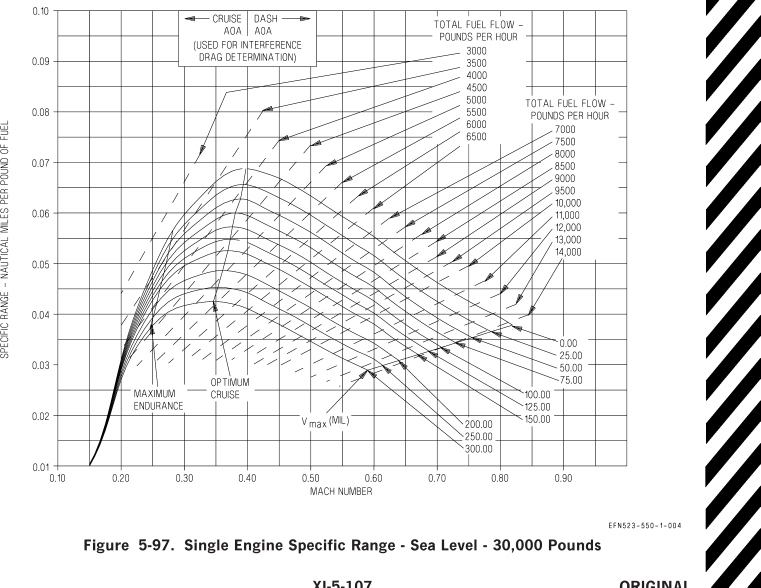
#> input picture tools/dataset_builder/Grafikler/1-0-30000lb.png, 2282 x 1762 px (shown at 1/3 size)
$ python -i synthetic_main.py   (imports and definitions only)
#> lines starting #> are read from the running program, lines starting #| are printed output that depends on the picture; after the words box and inside, x2 and y2 are one past the last pixel; in counts of white or black regions, pixels touching at a corner belong together
# synthetic_v5.py
"""
Sentez ucak grafikleri uretici - V5
Gercekci oklar icin matplotlib kullanir (orijinal kod gibi).
Ince egriler, uygun ok stilleri.
"""

# IMPORTS (Kutuphaneler)
# -----------------------------------------------------------------------------
import io                       # Bellekte dosya islemleri (resimleri diske kaydetmeden islemek icin)
import math                     # Matematiksel islemler (sinus, kosinus vb.)
import random                   # Rastgelelik (egri sekilleri, gurultu vb.)
import numpy as np              # Sayisal matris islemleri (goruntuler matris olarak tutulur)
from PIL import Image, ImageEnhance, ImageFilter # Goruntu isleme (parlaklik, kontrast)
import matplotlib.pyplot as plt # Grafik cizimi icin ana kutuphane (Plotting)
import matplotlib.patches as mpatches # Sekiller cizmek icin (oklar vb.)
from typing import Tuple, List, Optional, Dict # Tip ipuclari (kodun okunabilirligi icin)
from dataclasses import dataclass # Sinif tanimlarini kisaltmak icin
import cv2                      # OpenCV: Bilgisayarli goru ve goruntu isleme kutuphanesi


@dataclass
class ChartConfig:
    """
    Grafik olusturmak icin 'Recete' (Konfigurasyon).
    Bu sinif, cizilecek grafigin tum ozelliklerini tutar.
    """
    # 1. Eksen Araliklari (Axis Ranges):
    # Grafigin X ve Y eksenlerinin minimum ve maksimum degerleri.
    # Bu degerler, gercek ucak grafiklerinden (Performance Charts) alinmistir.
    x_min: float = 0.30
    x_max: float = 1.00
    y_min: float = 0.04
    y_max: float = 0.15

    # 2. Egri Ayarlari (Curve Settings):
    n_curves: int = 8           # Toplam egri sayisi
    curve_type: str = 'peaked'  # Egri sekli ('peaked': tepecikli, 'rising': yukselen, vb.)
    curve_lw: float = 0.6       # Cizgi kalinligi (float). Gercekci olmasi icin ince tutulur.

    # 3. Surukleme Indeksleri (Drag Indices):
    # Havacilikta her egri bir "Drag Index" degerine karsilik gelir.
    # Genellikle alttaki egri en yuksek, ustteki egri en dusuk dirence (drag) sahiptir.
    # Mevcut indeksler: [0, 25, 50, ... 300]
    drag_indices: List[int] = None

    # 4. Gorsel Elemanlar (Visual Elements):
    # Grafigi zenginlestirmek icin rastgele acilip kapanabilen ozellikler.
    add_grid: bool = True               # Arka plan izgarasi
    add_arrows: bool = True             # Egrileri gosteren oklar
    add_envelope_optimum: bool = True   # "Optimum Cruise" cizgisi
    add_envelope_endurance: bool = False # "Maximum Endurance" cizgisi
    add_vmax_line: bool = False         # "Vmax" hiz siniri cizgisi
    add_text_boxes: bool = True         # Bilgi kutucuklari (Legend vb.)
    add_fuel_labels: bool = True        # Yakit etiketleri
    add_drag_labels: bool = True        # Surukleme indeksi etiketleri

    # 5. Diversity & Realism (New):
    add_secondary_curves: bool = False  # Carpet plot (intersecting curves)
    x_scale: str = 'linear'           # 'linear' veya 'log'
    y_scale: str = 'linear'           # 'linear' veya 'log'
    marker_style: Optional[str] = None # 'o', 'x', '.', 'd' vb.
    background_type: str = 'plain'    # 'plain', 'grid', 'noisy_paper'


@dataclass(frozen=True)
class AxisDetectionResult:
    """
    Eksen Algilama Sonucu.
    Goruntu uzerindeki X ve Y eksenlerinin piksel koordinatlarini tutar.
    Bu, grafigi "okumak" (dijitallestirmek) icin gereklidir.
    """
    origin_px: tuple[float, float]       # Orijin noktasi (0,0) pikseli
    xref_px: tuple[float, float]         # X ekseninin bitis noktasi
    yref_px: tuple[float, float]         # Y ekseninin bitis noktasi
    x_axis_line: tuple[int, int, int, int] # X ekseni cizgisi (x1, y1, x2, y2)
    y_axis_line: tuple[int, int, int, int] # Y ekseni cizgisi (x1, y1, x2, y2)


@dataclass
class CurveData:
    """
    Tek bir egrinin verisi.
    Cizim yapildiktan sonra, o egrinin matematiksel verilerini saklar.
    """
    x: np.ndarray       # X koordinatlari (Numpy dizisi)
    y: np.ndarray       # Y koordinatlari (Numpy dizisi)
    drag_index: int     # Bu egrinin temsil ettigi Drag Index degeri


# [5 lines left out: function _len2, not called in this run]


def _clamp(v: int, lo: int, hi: int) -> int:
    """Bir sayiyi belirli bir aralikta (lo-hi) sinirla."""
    return lo if v < lo else hi if v > hi else v


# [777 lines left out: functions _pick_x_axis, _pick_y_axis, _extend_axes_to_intersection, compute_axes_from_config, detect_axes_from_rgb, generate_curve_shape and 3 more, not called in this run]


def add_scan_artifacts(img: np.ndarray, strength: float = 1.0, background_style: str = 'plain') -> np.ndarray:
    """
    Sentetik grafige "tarama/fotokopi" kusurlari (artifacts) ekler.
    """
#> called with strength = 1, background_style = 'plain'
    h, w = img.shape[:2]
#> h = 1762; w = 2282

    # 0. Background Styles (New):
    if background_style == 'grid':
        # Mavi veya yesil kareli kagit efekti
        grid_color = random.choice([(200, 220, 255), (210, 255, 210)]) # Acik mavi veya acik yesil
        spacing = random.randint(20, 40)
        overlay = img.copy()
        for x in range(0, w, spacing):
            cv2.line(overlay, (x, 0), (x, h), grid_color, 1)
        for y in range(0, h, spacing):
            cv2.line(overlay, (0, y), (w, y), grid_color, 1)
        img = cv2.addWeighted(overlay, 0.3, img, 0.7, 0)

    pil_img = Image.fromarray(img)

    # 1. Hafif Dondurme (Rotation):
    angle = random.uniform(-1.5, 1.5) * strength
    pil_img = pil_img.rotate(angle, fillcolor=(255, 255, 255), resample=Image.BICUBIC)
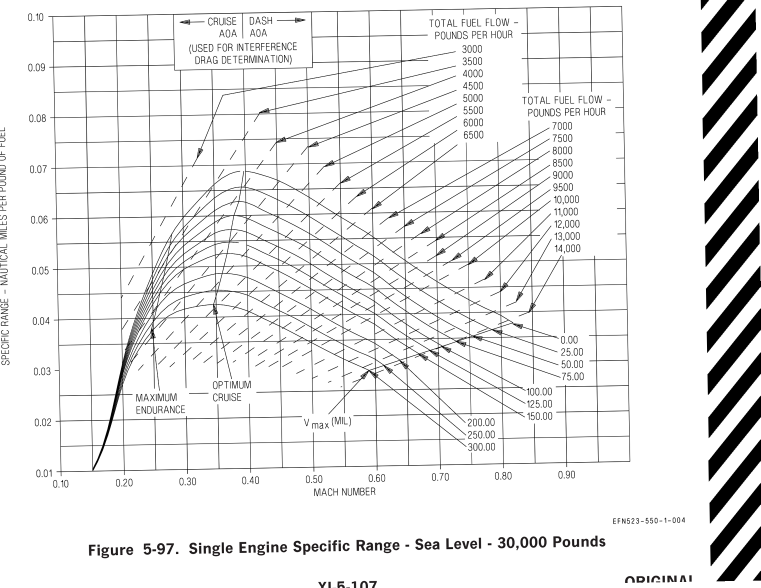
#> pil_img: PIL image 2282x1762 RGB (shown at 1/3 size); mean R, G, B 234.2, 234.2, 234.2

    # 2. Renk/Parlaklik Bozulmalari:
    pil_img = ImageEnhance.Brightness(pil_img).enhance(random.uniform(0.85, 1.15))
    pil_img = ImageEnhance.Contrast(pil_img).enhance(random.uniform(0.80, 1.30))

    # xerox effect (High contrast / thresholding)
    if random.random() < 0.3 * strength:
        arr = np.array(pil_img)
        gray = cv2.cvtColor(arr, cv2.COLOR_RGB2GRAY)
        # Adaptive thresholding for xerox look
        binary = cv2.adaptiveThreshold(gray, 255, cv2.ADAPTIVE_THRESH_GAUSSIAN_C,
                                     cv2.THRESH_BINARY, 11, 2)
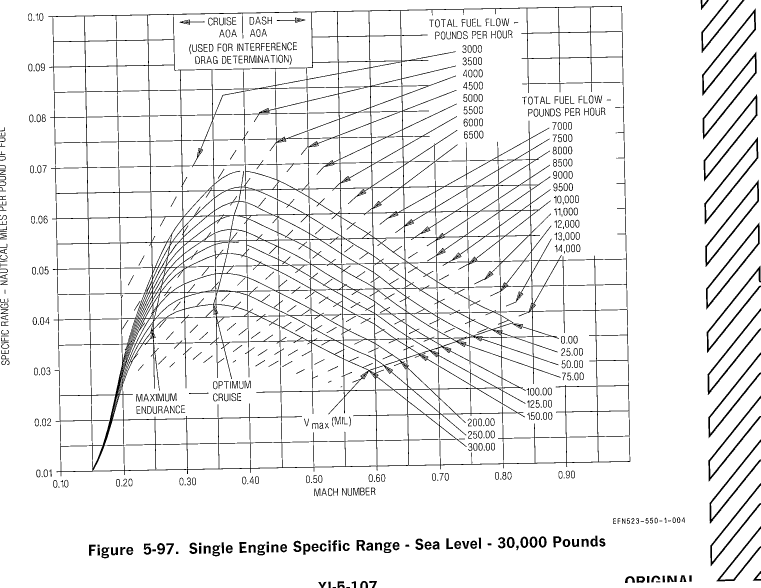
#> binary: shape (1762, 2282) (shown at 1/3 size); 93.6% white; black in thin lines or dots
        # Blend it back a bit to avoid total loss of detail
        pil_img = Image.fromarray(cv2.cvtColor(cv2.addWeighted(gray, 0.4, binary, 0.6, 0), cv2.COLOR_GRAY2RGB))
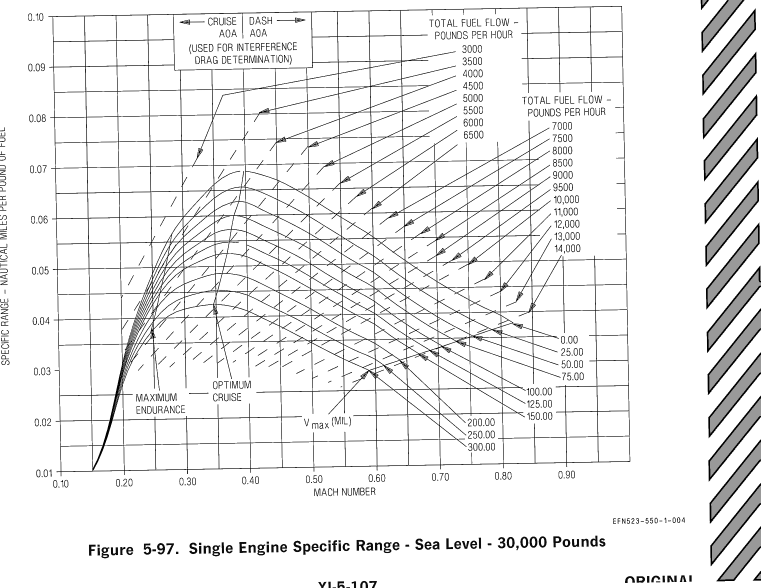
#> pil_img: PIL image 2282x1762 RGB (shown at 1/3 size); min 0, max 255, mean 237

    # 3. Piksel Gurultusu (Noise):
    arr = np.array(pil_img).astype(np.float32) / 255.0
    noise_level = 0.015 * strength
    if random.random() < 0.2: # Salt and pepper
        s_p = np.random.choice([0, 1, 0.5], size=arr.shape[:2], p=[0.01, 0.01, 0.98])
        for i in range(3): arr[:,:,i] *= s_p

    noise = np.random.normal(0, noise_level, arr.shape)
    arr = np.clip(arr + noise, 0, 1)

    # 4. JPEG Sikistirma Bozulmalari:
    buf = io.BytesIO()
    Image.fromarray((arr * 255).astype(np.uint8)).save(
        buf, format='JPEG', quality=random.randint(40, 85)
    )
    buf.seek(0)
    return np.array(Image.open(buf).convert('RGB'))


# [197 lines left out: functions make_sample, colorize_curves_from_data, generate_coco_annotation, not called in this run]


# [113 lines not run here, left out]

>>> import cv2
>>> picture = cv2.cvtColor(cv2.imread('Grafikler/1-0-30000lb.png'), cv2.COLOR_BGR2RGB)
>>> result = add_scan_artifacts(picture)

$ run again, on tools/dataset_builder/Grafikler/1-0-34000lb.png
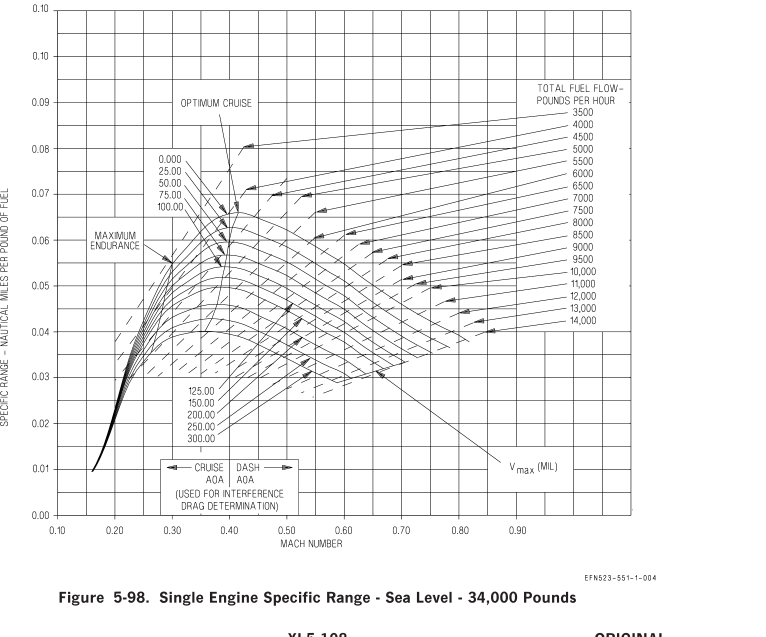
#> input picture tools/dataset_builder/Grafikler/1-0-34000lb.png, 2298 x 1909 px (shown at 1/3 size)
#> in add_scan_artifacts, `pil_img = pil_img.rotate(angle, fillcolor=(255, 255, 255), resample=Im..`:
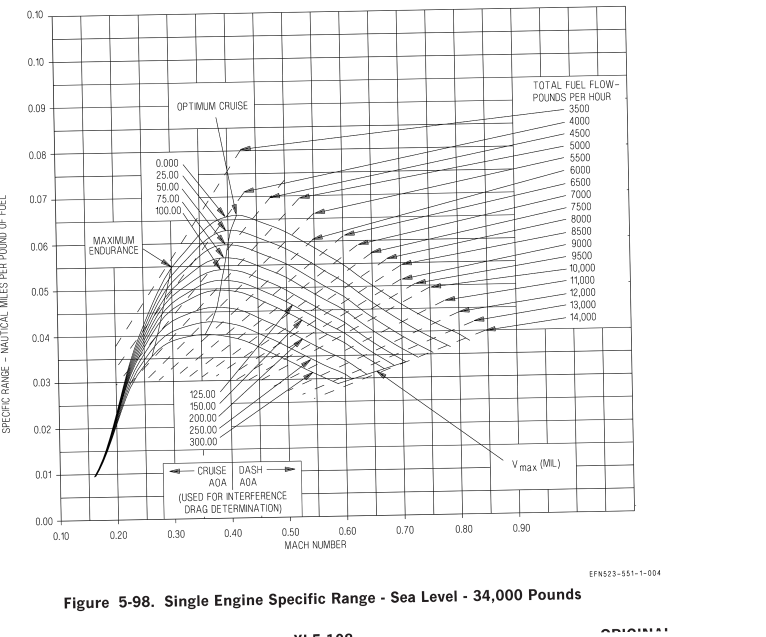
#> pil_img: PIL image 2298x1909 RGB (shown at 1/3 size); mean R, G, B 242.7, 242.6, 242.6
#> binary: shape (1909, 2298); 94.4% white; black in thin lines or dots, all inside (x1, y1, x2, y2) = (0, 18, 2002, 1909)

$ run again, on tools/dataset_builder/Grafikler/1-0-42000lb.png
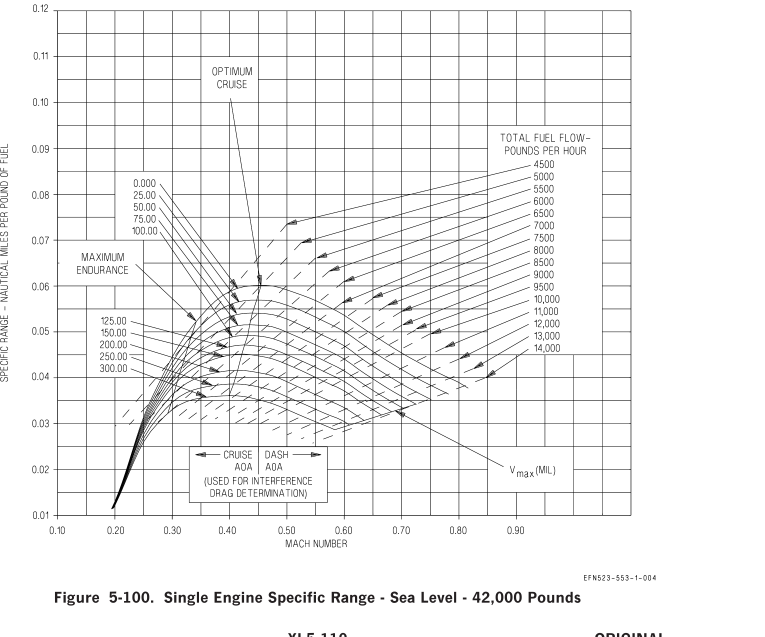
#> input picture tools/dataset_builder/Grafikler/1-0-42000lb.png, 2295 x 1909 px (shown at 1/3 size)
#> in add_scan_artifacts, `pil_img = pil_img.rotate(angle, fillcolor=(255, 255, 255), resample=Im..`:
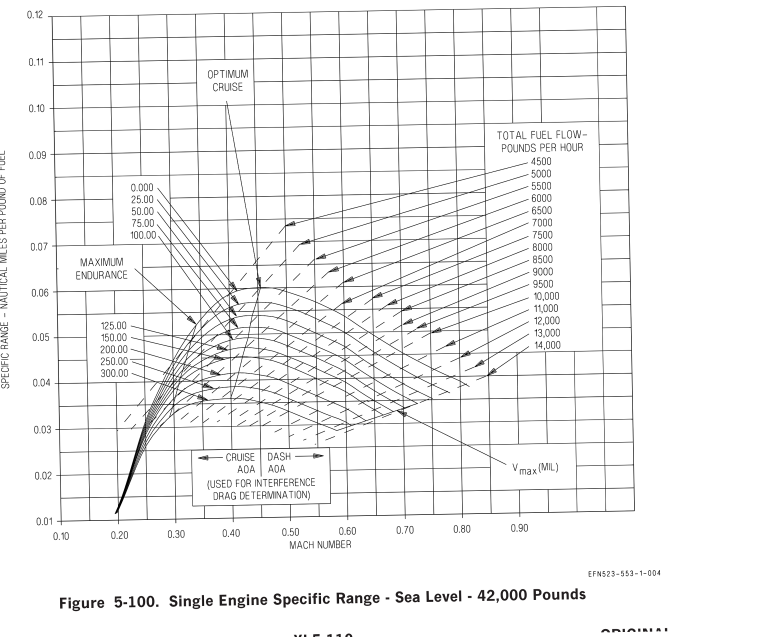
#> pil_img: PIL image 2295x1909 RGB (shown at 1/3 size); mean R, G, B 243.1, 243.1, 243.1
#> binary: shape (1909, 2295); 94.6% white; black in thin lines or dots, all inside (x1, y1, x2, y2) = (0, 18, 2002, 1909)
